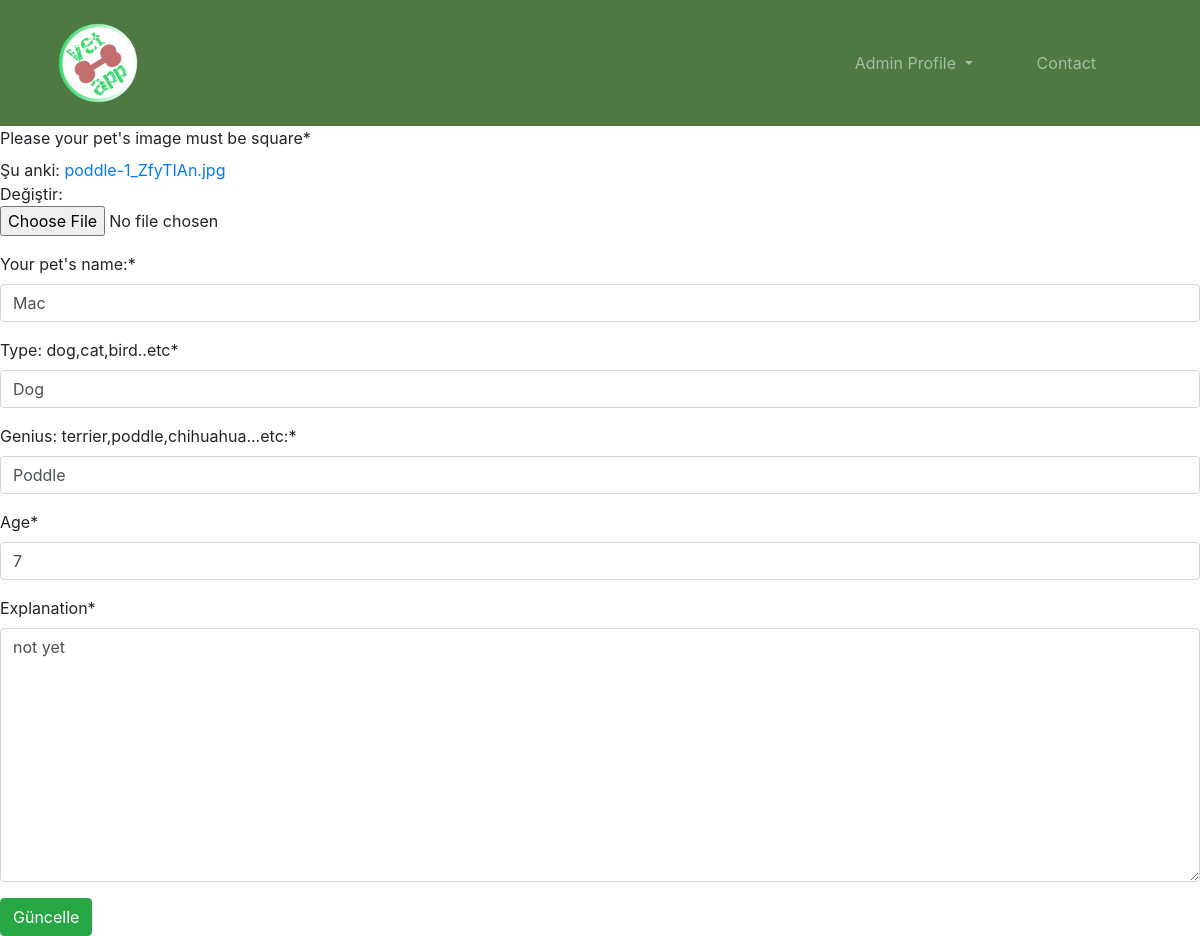
The page /pet/update/32 (signed in) on the database its author committed.
### pet/models.py (models this page shows)
class Pet(models.Model):
    petowner = models.ForeignKey("auth.user", on_delete=models.CASCADE)
    image = models.FileField(null=True, blank=True, verbose_name="Image")
    type = models.CharField(max_length=20, verbose_name="Type")
    genius = models.CharField(max_length=20, verbose_name="Genius")
    name = models.CharField(max_length=20, verbose_name="Name")
    age = models.CharField(max_length=4, verbose_name="Age")
    explanation = models.TextField(verbose_name="Explanation")
    created_date = models.DateField(auto_now_add=True, verbose_name="Created Date")

### pet/views.py (the view)
# urls.py: path('update/<int:id>', views.update, name="update"),
@login_required(login_url="user:login")
@user_passes_test(lambda u: u.is_superuser)
def update(request, id):
    pet = get_object_or_404(Pet, id=id)
    form = PetForm(request.POST or None, request.FILES or None, instance=pet)
    if form.is_valid():
        form.save(commit=False)
        pet.save()
        return redirect("pet:pets")
    return render(request, "update.html", {"form":form})

### pet/forms.py
class PetForm(forms.ModelForm):
    name = forms.CharField(label="Your pet's name:")
    type = forms.CharField(label="Type: dog,cat,bird..etc")
    genius = forms.CharField(label="Genius: terrier,poddle,chihuahua...etc:")
    image = forms.FileField(label="Please your pet's image must be square")
    class Meta:
        model = Pet
        fields = ["image", "name", "type", "genius", "age", "explanation"]

### templates/update.html (shortened to what this page needs)
{% extends "base.html" %}
{% block body %}
{% load crispy_forms_tags %}
    <form method="POST" enctype="multipart/form-data">
        {{form|crispy}}
        <button type="submit" class="btn btn-success">Güncelle</button>
    </form>
{% endblock %}

### static/css/style.css (style rules this page uses)
body { margin: 0 !important; padding: 0 !important; }

### rows shown on the page
Pet: name "Mac", type "Dog", genius "Poddle", age "7", explanation "not yet"
